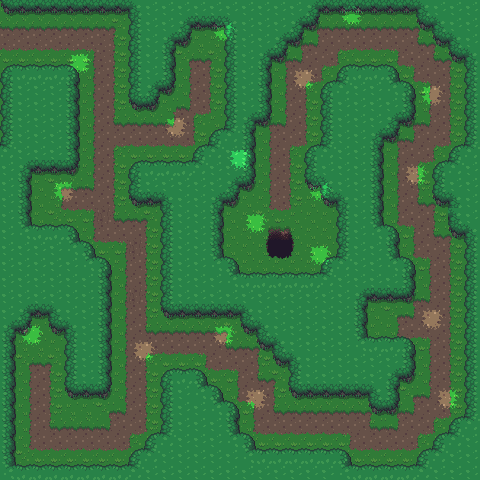

Rendered tile map (Tiled .tmx) drawn with the repository's tilesets; below, a short description and the map source with its tile grids summarised:
An orthogonal 30x30 tile map with 16x16 px tiles, 4 tile layers (background, paths, Blocked, overlay), 2 tilesets and 2 objects.

<map version="1.0" tiledversion="1.0.3" orientation="orthogonal" renderorder="right-down" width="30" height="30" tilewidth="16" tileheight="16" nextobjectid="3">
 <tileset firstgid="1" name="env" tilewidth="16" tileheight="16" tilecount="1440" columns="40">
  <image source="gfx/Overworld.png" width="640" height="576" />
 </tileset>
 <tileset firstgid="1441" name="obj" tilewidth="16" tileheight="16" tilecount="660" columns="33">
  <image source="gfx/objects.png" width="528" height="320" />
 </tileset>
 <layer name="background" width="30" height="30">
  <data>[900 cells, 900 non-empty, 3 distinct tile ids]</data>
 </layer>
 <layer name="paths" width="30" height="30">
  <data>[900 cells, 401 non-empty, 24 distinct tile ids]</data>
 </layer>
 <layer name="Blocked" width="30" height="30">
  <data>[900 cells, 500 non-empty, 13 distinct tile ids]</data>
 </layer>
 <objectgroup name="doors">
  <object id="1" gid="146" x="-5.5" y="46.25" width="16" height="16">
   <properties>
    <property name="env" value="overworld" />
    <property name="mapName" value="test" />
    <property name="start" value="1" />
   </properties>
  </object>
 </objectgroup>
 <objectgroup name="objects" />
 <objectgroup name="starts">
  <object id="2" gid="1540" x="10.75" y="47.25" width="16" height="16">
   <properties>
    <property name="type" value="playerStart" />
   </properties>
  </object>
 </objectgroup>
 <layer name="overlay" width="30" height="30">
  <data>[900 cells, 900 non-empty, 5 distinct tile ids]</data>
 </layer>
</map>
